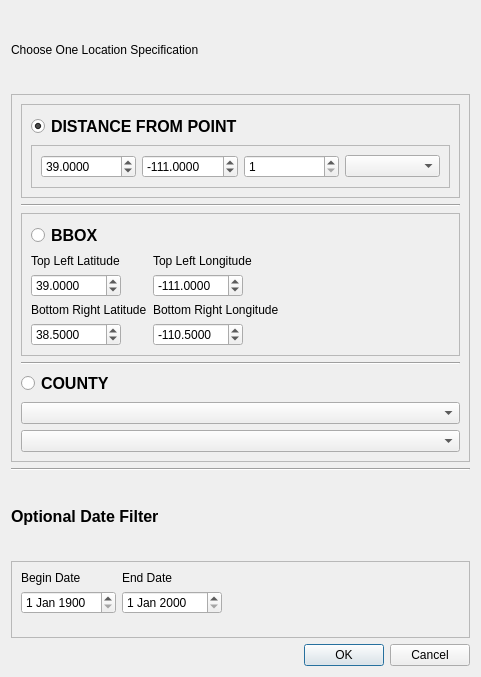
<?xml version="1.0" encoding="UTF-8"?>
<ui version="4.0">
 <class>WQPDiag</class>
 <widget class="QDialog" name="WQPDiag">
  <property name="geometry">
   <rect>
    <x>0</x>
    <y>0</y>
    <width>481</width>
    <height>677</height>
   </rect>
  </property>
  <property name="windowTitle">
   <string>Dialog</string>
  </property>
  <layout class="QVBoxLayout" name="verticalLayout">
   <item>
    <widget class="QLabel" name="label_9">
     <property name="text">
      <string>Choose One Location Specification</string>
     </property>
    </widget>
   </item>
   <item>
    <widget class="QFrame" name="frame_2">
     <property name="frameShape">
      <enum>QFrame::StyledPanel</enum>
     </property>
     <property name="frameShadow">
      <enum>QFrame::Raised</enum>
     </property>
     <layout class="QVBoxLayout" name="verticalLayout_2">
      <item>
       <widget class="QFrame" name="frame_5">
        <property name="frameShape">
         <enum>QFrame::StyledPanel</enum>
        </property>
        <property name="frameShadow">
         <enum>QFrame::Raised</enum>
        </property>
        <layout class="QVBoxLayout" name="verticalLayout_4">
         <item>
          <widget class="QRadioButton" name="wqpdistbutton">
           <property name="font">
            <font>
             <pointsize>12</pointsize>
             <weight>75</weight>
             <bold>true</bold>
            </font>
           </property>
           <property name="text">
            <string>DISTANCE FROM POINT</string>
           </property>
           <property name="checked">
            <bool>true</bool>
           </property>
           <attribute name="buttonGroup">
            <string notr="true">buttonGroup</string>
           </attribute>
          </widget>
         </item>
         <item>
          <widget class="QFrame" name="frame_6">
           <property name="minimumSize">
            <size>
             <width>0</width>
             <height>20</height>
            </size>
           </property>
           <property name="maximumSize">
            <size>
             <width>16777215</width>
             <height>50</height>
            </size>
           </property>
           <property name="frameShape">
            <enum>QFrame::StyledPanel</enum>
           </property>
           <property name="frameShadow">
            <enum>QFrame::Raised</enum>
           </property>
           <layout class="QHBoxLayout" name="horizontalLayout">
            <item>
             <widget class="QDoubleSpinBox" name="wqpypnt">
              <property name="decimals">
               <number>4</number>
              </property>
              <property name="maximum">
               <double>90.000000000000000</double>
              </property>
              <property name="singleStep">
               <double>0.100000000000000</double>
              </property>
              <property name="stepType">
               <enum>QAbstractSpinBox::DefaultStepType</enum>
              </property>
              <property name="value">
               <double>39.000000000000000</double>
              </property>
             </widget>
            </item>
            <item>
             <widget class="QDoubleSpinBox" name="wqpxpnt">
              <property name="decimals">
               <number>4</number>
              </property>
              <property name="minimum">
               <double>-180.000000000000000</double>
              </property>
              <property name="maximum">
               <double>180.000000000000000</double>
              </property>
              <property name="singleStep">
               <double>0.100000000000000</double>
              </property>
              <property name="stepType">
               <enum>QAbstractSpinBox::DefaultStepType</enum>
              </property>
              <property name="value">
               <double>-111.000000000000000</double>
              </property>
             </widget>
            </item>
            <item>
             <widget class="QSpinBox" name="distancespin">
              <property name="minimum">
               <number>1</number>
              </property>
              <property name="maximum">
               <number>100</number>
              </property>
             </widget>
            </item>
            <item>
             <widget class="QComboBox" name="distunitcombo"/>
            </item>
           </layout>
          </widget>
         </item>
        </layout>
       </widget>
      </item>
      <item>
       <widget class="Line" name="line_4">
        <property name="orientation">
         <enum>Qt::Horizontal</enum>
        </property>
       </widget>
      </item>
      <item>
       <widget class="QFrame" name="frame">
        <property name="maximumSize">
         <size>
          <width>16777215</width>
          <height>200</height>
         </size>
        </property>
        <property name="frameShape">
         <enum>QFrame::StyledPanel</enum>
        </property>
        <property name="frameShadow">
         <enum>QFrame::Raised</enum>
        </property>
        <layout class="QFormLayout" name="formLayout">
         <item row="1" column="0">
          <widget class="QRadioButton" name="radioButton">
           <property name="font">
            <font>
             <pointsize>12</pointsize>
             <weight>75</weight>
             <bold>true</bold>
            </font>
           </property>
           <property name="text">
            <string>BBOX</string>
           </property>
           <attribute name="buttonGroup">
            <string notr="true">buttonGroup</string>
           </attribute>
          </widget>
         </item>
         <item row="3" column="0">
          <widget class="QLabel" name="label_3">
           <property name="text">
            <string>Top Left Latitude</string>
           </property>
          </widget>
         </item>
         <item row="3" column="1">
          <widget class="QLabel" name="label_4">
           <property name="text">
            <string>Top Left Longitude</string>
           </property>
          </widget>
         </item>
         <item row="4" column="0">
          <widget class="QDoubleSpinBox" name="bbtoplat">
           <property name="minimumSize">
            <size>
             <width>90</width>
             <height>0</height>
            </size>
           </property>
           <property name="maximumSize">
            <size>
             <width>90</width>
             <height>16777215</height>
            </size>
           </property>
           <property name="decimals">
            <number>4</number>
           </property>
           <property name="minimum">
            <double>-90.000000000000000</double>
           </property>
           <property name="maximum">
            <double>90.000000000000000</double>
           </property>
           <property name="singleStep">
            <double>0.100000000000000</double>
           </property>
           <property name="value">
            <double>39.000000000000000</double>
           </property>
          </widget>
         </item>
         <item row="4" column="1">
          <widget class="QDoubleSpinBox" name="bbtoplon">
           <property name="maximumSize">
            <size>
             <width>90</width>
             <height>16777215</height>
            </size>
           </property>
           <property name="decimals">
            <number>4</number>
           </property>
           <property name="minimum">
            <double>-180.000000000000000</double>
           </property>
           <property name="maximum">
            <double>180.000000000000000</double>
           </property>
           <property name="singleStep">
            <double>0.100000000000000</double>
           </property>
           <property name="stepType">
            <enum>QAbstractSpinBox::DefaultStepType</enum>
           </property>
           <property name="value">
            <double>-111.000000000000000</double>
           </property>
          </widget>
         </item>
         <item row="7" column="0">
          <widget class="QLabel" name="label">
           <property name="text">
            <string>Bottom Right Latitude</string>
           </property>
          </widget>
         </item>
         <item row="7" column="1">
          <widget class="QLabel" name="label_2">
           <property name="text">
            <string>Bottom Right Longitude</string>
           </property>
          </widget>
         </item>
         <item row="8" column="0">
          <widget class="QDoubleSpinBox" name="bbbotlat">
           <property name="minimumSize">
            <size>
             <width>90</width>
             <height>0</height>
            </size>
           </property>
           <property name="maximumSize">
            <size>
             <width>90</width>
             <height>16777214</height>
            </size>
           </property>
           <property name="decimals">
            <number>4</number>
           </property>
           <property name="minimum">
            <double>-90.000000000000000</double>
           </property>
           <property name="maximum">
            <double>90.000000000000000</double>
           </property>
           <property name="singleStep">
            <double>0.100000000000000</double>
           </property>
           <property name="value">
            <double>38.500000000000000</double>
           </property>
          </widget>
         </item>
         <item row="8" column="1">
          <widget class="QDoubleSpinBox" name="bbbotlon">
           <property name="maximumSize">
            <size>
             <width>90</width>
             <height>16777215</height>
            </size>
           </property>
           <property name="decimals">
            <number>4</number>
           </property>
           <property name="minimum">
            <double>-180.000000000000000</double>
           </property>
           <property name="maximum">
            <double>180.000000000000000</double>
           </property>
           <property name="singleStep">
            <double>0.100000000000000</double>
           </property>
           <property name="stepType">
            <enum>QAbstractSpinBox::DefaultStepType</enum>
           </property>
           <property name="value">
            <double>-110.500000000000000</double>
           </property>
          </widget>
         </item>
        </layout>
       </widget>
      </item>
      <item>
       <widget class="Line" name="line">
        <property name="orientation">
         <enum>Qt::Horizontal</enum>
        </property>
       </widget>
      </item>
      <item>
       <widget class="QRadioButton" name="radioButton_2">
        <property name="font">
         <font>
          <pointsize>12</pointsize>
          <weight>75</weight>
          <bold>true</bold>
         </font>
        </property>
        <property name="text">
         <string>COUNTY</string>
        </property>
        <attribute name="buttonGroup">
         <string notr="true">buttonGroup</string>
        </attribute>
       </widget>
      </item>
      <item>
       <widget class="QComboBox" name="statecombo"/>
      </item>
      <item>
       <widget class="QComboBox" name="countycombo"/>
      </item>
     </layout>
    </widget>
   </item>
   <item>
    <widget class="Line" name="line_2">
     <property name="orientation">
      <enum>Qt::Horizontal</enum>
     </property>
    </widget>
   </item>
   <item>
    <widget class="QLabel" name="label_10">
     <property name="font">
      <font>
       <pointsize>12</pointsize>
       <weight>75</weight>
       <bold>true</bold>
      </font>
     </property>
     <property name="text">
      <string>Optional Date Filter</string>
     </property>
    </widget>
   </item>
   <item>
    <widget class="QFrame" name="frame_4">
     <property name="frameShape">
      <enum>QFrame::StyledPanel</enum>
     </property>
     <property name="frameShadow">
      <enum>QFrame::Raised</enum>
     </property>
     <layout class="QFormLayout" name="formLayout_2">
      <item row="1" column="0">
       <widget class="QDateEdit" name="begdate">
        <property name="dateTime">
         <datetime>
          <hour>0</hour>
          <minute>0</minute>
          <second>0</second>
          <year>1900</year>
          <month>1</month>
          <day>1</day>
         </datetime>
        </property>
        <property name="maximumDateTime">
         <datetime>
          <hour>23</hour>
          <minute>59</minute>
          <second>59</second>
          <year>2500</year>
          <month>12</month>
          <day>31</day>
         </datetime>
        </property>
        <property name="minimumDateTime">
         <datetime>
          <hour>0</hour>
          <minute>0</minute>
          <second>0</second>
          <year>1850</year>
          <month>9</month>
          <day>14</day>
         </datetime>
        </property>
       </widget>
      </item>
      <item row="0" column="0">
       <widget class="QLabel" name="label_11">
        <property name="text">
         <string>Begin Date</string>
        </property>
       </widget>
      </item>
      <item row="1" column="1">
       <widget class="QDateEdit" name="enddate">
        <property name="maximumSize">
         <size>
          <width>100</width>
          <height>16777215</height>
         </size>
        </property>
       </widget>
      </item>
      <item row="0" column="1">
       <widget class="QLabel" name="label_12">
        <property name="text">
         <string>End Date</string>
        </property>
       </widget>
      </item>
     </layout>
    </widget>
   </item>
   <item>
    <widget class="QDialogButtonBox" name="buttonBox">
     <property name="orientation">
      <enum>Qt::Horizontal</enum>
     </property>
     <property name="standardButtons">
      <set>QDialogButtonBox::Cancel|QDialogButtonBox::Ok</set>
     </property>
    </widget>
   </item>
  </layout>
 </widget>
 <resources/>
 <connections>
  <connection>
   <sender>buttonBox</sender>
   <signal>accepted()</signal>
   <receiver>WQPDiag</receiver>
   <slot>accept()</slot>
   <hints>
    <hint type="sourcelabel">
     <x>248</x>
     <y>254</y>
    </hint>
    <hint type="destinationlabel">
     <x>157</x>
     <y>274</y>
    </hint>
   </hints>
  </connection>
  <connection>
   <sender>buttonBox</sender>
   <signal>rejected()</signal>
   <receiver>WQPDiag</receiver>
   <slot>reject()</slot>
   <hints>
    <hint type="sourcelabel">
     <x>316</x>
     <y>260</y>
    </hint>
    <hint type="destinationlabel">
     <x>286</x>
     <y>274</y>
    </hint>
   </hints>
  </connection>
 </connections>
 <buttongroups>
  <buttongroup name="buttonGroup"/>
 </buttongroups>
</ui>
